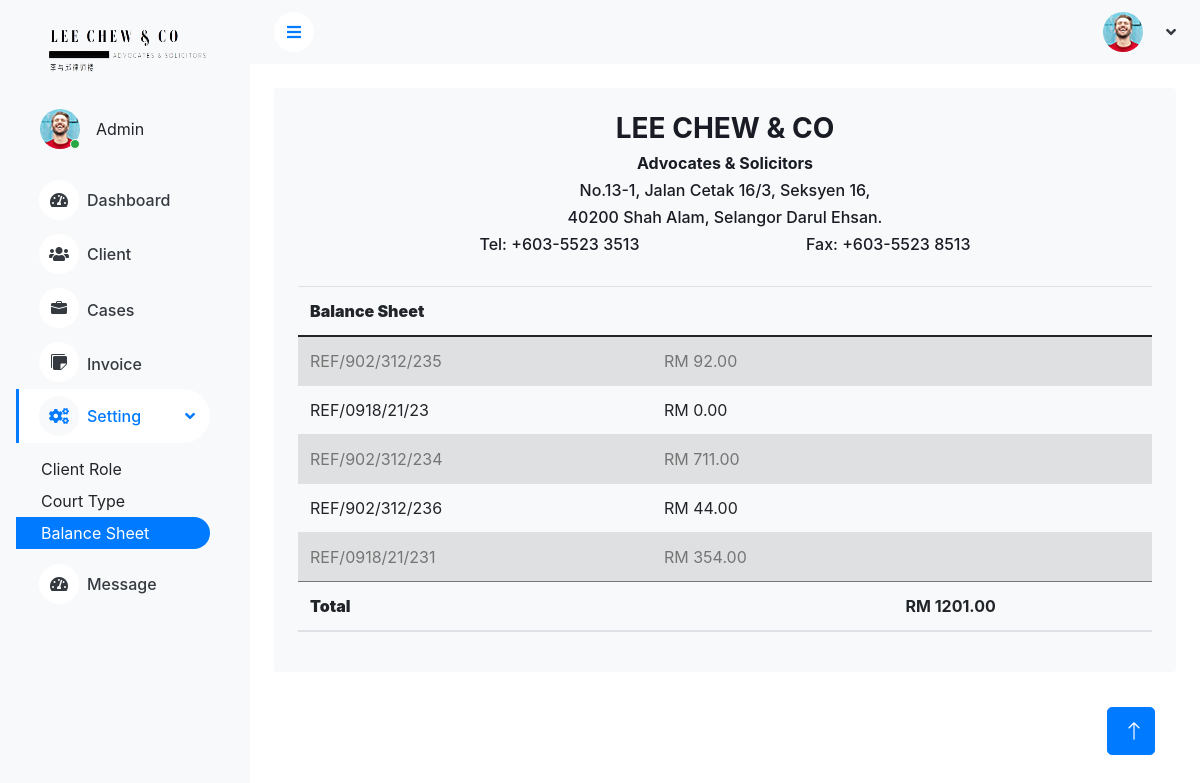
Page /balance_sheet/ on the committed database.
### myadmin/models.py (models this page shows, shortened)
class Invoice(models.Model):
    invoice_date_time = models.DateField(auto_now_add=True, null=True, blank=True)
    final_total = models.DecimalField(max_digits=10, decimal_places=2, null=True, blank=True)
    paid  = models.BooleanField(default=False, null=True, blank=True)
    short_descriptions = models.TextField(max_length=1000, null=True, blank=True)
    total_reimbur_service_price = models.DecimalField(max_digits=100, decimal_places=2, null=True, blank=True)
    total_prof_service_price = models.DecimalField(max_digits=100, decimal_places=2, null=True, blank=True)
    number = models.CharField(null=True, blank=True, max_length=100)
    case = models.OneToOneField(Case, blank=True, null=True, on_delete=models.SET_NULL)
    uniqueId = models.CharField(null=True, blank=True, max_length=100)
    slug = models.SlugField(max_length=500, unique=True, blank=True, null=True)
    date_created = models.DateTimeField(blank=True, null=True)
    last_updated = models.DateTimeField(blank=True, null=True)
    class Meta:
        verbose_name = "Invoice"
        verbose_name_plural = "Invoices"

class Case(models.Model):
    CASE_TYPE = [
    ('MISC','MISC'),
    ('CRI','CRI'),
    ('LIT','LIT'),
    ('CONV','CONV'),
    ]
    ref_no = models.CharField(max_length=255, unique=True)
    client_role = models.ForeignKey(ClientRole, on_delete=models.CASCADE)
    clients = models.ForeignKey(ClientRecord,on_delete=models.CASCADE)
    respondent_name = models.CharField(max_length=255,blank=True)
    respondent_advocate = models.CharField(max_length=255,blank=True)
    case_type = models.CharField(max_length=255, choices=CASE_TYPE)
    case_description = models.TextField(blank=True)
    sense_of_urgent = models.CharField(max_length=20)
    court_no = models.CharField(max_length=40, blank=True)
    court_type = models.ForeignKey(CourtType, on_delete=models.CASCADE, null=True, blank=True)
    judge_name =  models.CharField(max_length=100, blank=True)
    court_remark = models.TextField(blank=True)
    uniqueId = models.CharField(null=True, blank=True, max_length=100)
    slug = models.SlugField(max_length=500, unique=True, blank=True, null=True)
    date_created = models.DateTimeField(blank=True, null=True)
    last_updated = models.DateTimeField(blank=True, null=True)
    def __str__(self):
        return f"{self.ref_no}"

### myadmin/views.py (the view)
# urls.py: path('balance_sheet/', views.balance_sheet, name='balance_sheet'),
def balance_sheet(request, ):
    invoice = Invoice.objects.all()
    data = []
    total_price =[x.final_total for x in invoice]
    price = 0
    for x in total_price:
        price += x
    return render(request,'main/setting/balance_sheet.html', {
                                                              "invoice": invoice,
                                                              'total_price': price})

### myadmin/templates/main/setting/balance_sheet.html (shortened to what this page needs)
{% extends "navigation/base.html" %} {% block content %} {% load static %}
<div class="container-fluid pt-4 px-4">
    <div class="bg-light text-center rounded p-4">
        <div class="d-flex align-items-center justify-content-between mb-4">
            <div class="container title">
                <h3><strong>LEE CHEW & CO</strong></h3>
                <h6><strong>Advocates & Solicitors</strong></h6>
                <h6>No.13-1, Jalan Cetak 16/3, Seksyen 16,</h6>
                <h6>40200 Shah Alam, Selangor Darul Ehsan.</h6>
                <div class="tel_info">
                    <h6>Tel: +603-5523 3513</h6>
                    <h6>Fax: +603-5523 8513</h6>
                </div>
            </div>
        </div>
        <div class="table-responsive">
            <table id="caseTable" class="table table-striped table-hover invoice_table">
                <thead>
                    <tr>
                        <th colspan="2"><strong>Balance Sheet</strong></th>
                        <th></th>
                    </tr>
                </thead>
                <tbody>
                    {% for record in invoice %}
                    <tr>
                        <td>{{record.case}}</td>
                        <td>RM {{record.final_total}}</td>
                        <td></td>
                    </tr>
                    {% endfor %}
                </tbody>
                <thead>
                    <tr>
                        <th colspan=" 2 "><strong>Total</strong></th>
                        <th>RM {{total_price}}</th>
                    </tr>
                </thead>
            </table>
        </div>
    </div>
</div>
</div>
</div>
</body>
{%endblock%}

### myadmin/static/css/style.css (style rules this page uses)
:root { --primary: #009CFF; --light: #F3F6F9; --dark: #191C24; }

### myadmin/static/css/style2.css (style rules this page uses)
.tel_info { display: flex; justify-content: space-evenly; }
.invoice_table { text-align: left; }

### myadmin/static/css/datatables.css (style rules this page uses)
:root { --dt-row-selected: 13, 110, 253; --dt-row-selected-text: 255, 255, 255; --dt-row-selected-link: 9, 10, 11; --dt-row-stripe: 0, 0, 0; --dt-row-hover: 0, 0, 0; --dt-column-ordering: 0, 0, 0; --dt-html-background: white; }

### rows in the picture
Invoice: case "REF/902/312/235", final_total "92.00"
Invoice: case "REF/0918/21/23", final_total "0.00"
Invoice: case "REF/902/312/234", final_total "711.00"
Invoice: case "REF/902/312/236", final_total "44.00"
Invoice: case "REF/0918/21/231", final_total "354.00"

### other values in the picture
{{ total_price }} "1201.00"
